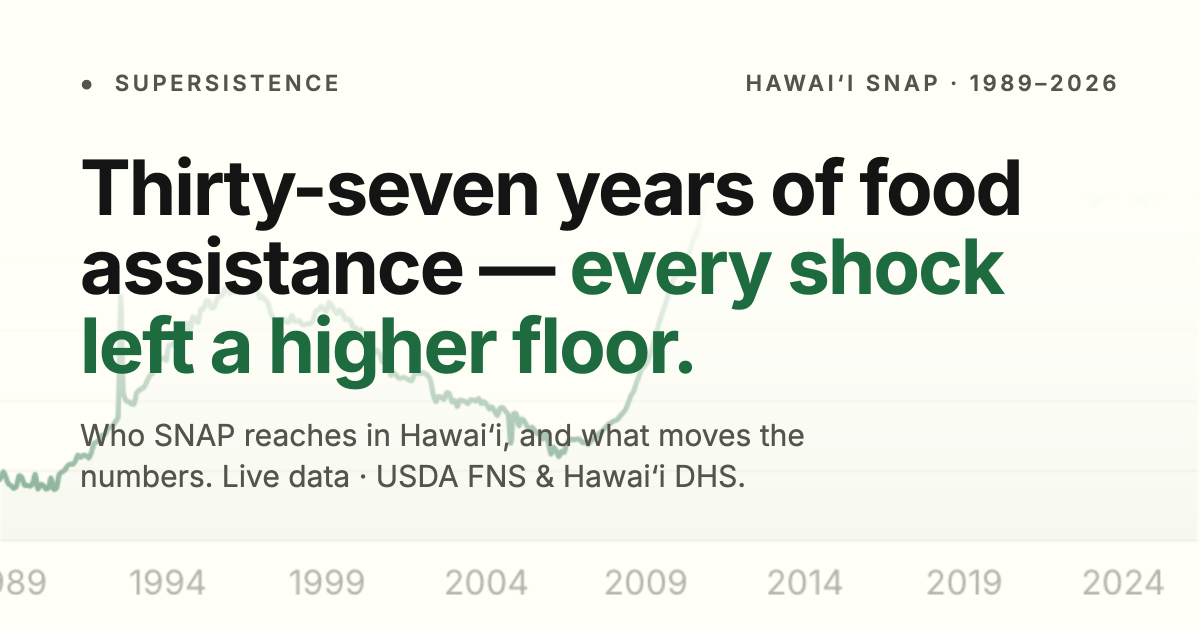
#> input picture web/social-card.png, 2400 x 1260 px (shown at 1/2 size)
$ python update_social_card.py
#> lines starting #> are read from the running program, lines starting #| are printed output that depends on the picture
#!/usr/bin/env python3
"""
Update social card image to change URL from hawaii-snap.netlify.app to snap.supersistence.org
"""

from PIL import Image, ImageDraw, ImageFont
import os

# Paths
script_dir = os.path.dirname(os.path.abspath(__file__))
project_root = os.path.dirname(script_dir)
social_card_path = os.path.join(project_root, 'web', 'social-card.png')

# Open the existing image
img = Image.open(social_card_path)
#> img is the input picture: PIL image 2400x1260 RGB; mean R, G, B 231.9, 235.1, 226.8
draw = ImageDraw.Draw(img)

# Load a font - try to use a nice font, fallback to default
try:
    # Try Arial or Helvetica
    font = ImageFont.truetype("/System/Library/Fonts/Helvetica.ttc", 32)
except:
    try:
        font = ImageFont.truetype("/System/Library/Fonts/Supplemental/Arial.ttf", 32)
    except:
        # Use default font
        font = ImageFont.load_default()

# The old URL appears at the bottom of the image
# We need to cover it with a rectangle and write new text

# Based on the image, the URL is near the bottom
# Cover the old URL with a blue rectangle (matching the background)
# The background appears to be a blue gradient, approximately rgb(79, 134, 234)
blue_color = (79, 134, 234)

# Cover the old URL (approximate position based on viewing the image)
# The URL "hawaii-snap.netlify.app" is centered near bottom
old_url_region = (0, 560, 1200, 630)  # Full width, bottom area
draw.rectangle(old_url_region, fill=blue_color)

# Draw the new URL in the same position
new_url = "snap.supersistence.org"

# Get text bounding box to center it
bbox = draw.textbbox((0, 0), new_url, font=font)
#> bbox = (0, 6, 372, 37)
text_width = bbox[2] - bbox[0]
#> text_width = 372
text_height = bbox[3] - bbox[1]
#> text_height = 31

# Center the text horizontally
x = (1200 - text_width) / 2
#> x = 414
y = 580  # Approximate vertical position

# Draw the new URL in white or light color
text_color = (255, 255, 255, 200)  # White with slight transparency effect
draw.text((x, y), new_url, fill=text_color, font=font)

# Save the updated image
img.save(social_card_path)
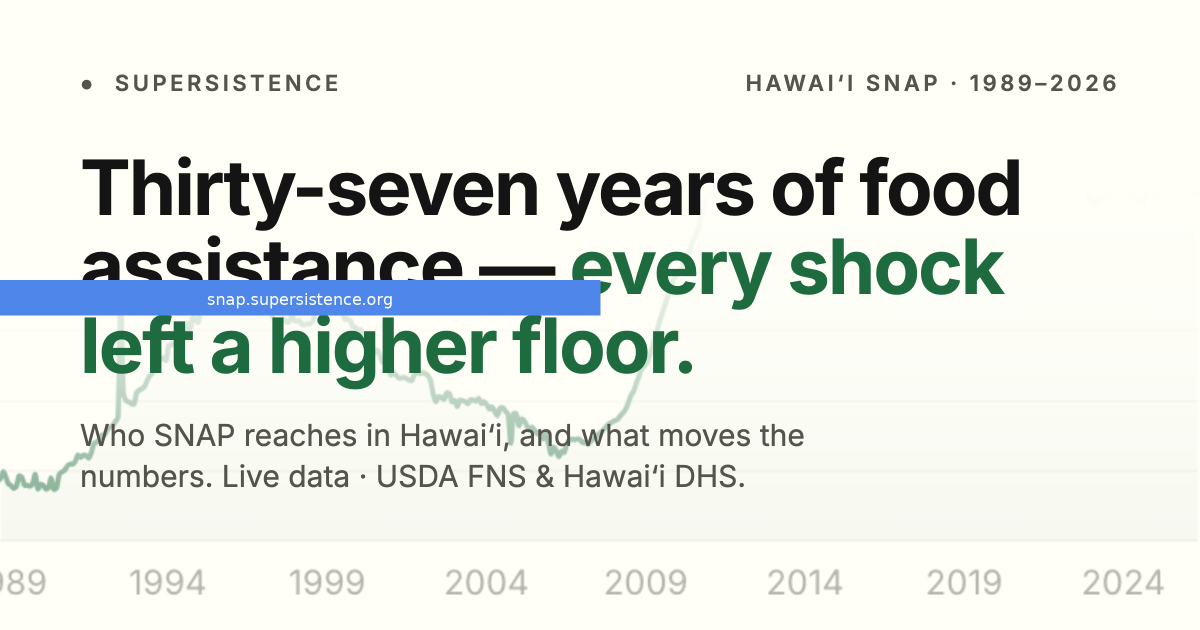
#> saved as social-card.png: PIL image 2400x1260 RGB (shown at 1/2 size); mean R, G, B 228.3, 232.9, 227.6
print(f"✓ Updated social card: {social_card_path}")
print(f"  Changed URL from 'hawaii-snap.netlify.app' to 'snap.supersistence.org'")
